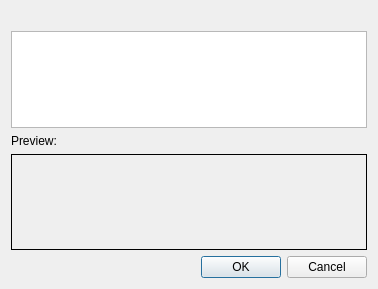
<?xml version="1.0" encoding="UTF-8"?>
<ui version="4.0">
 <class>CommentEditor</class>
 <widget class="QDialog" name="CommentEditor">
  <property name="geometry">
   <rect>
    <x>0</x>
    <y>0</y>
    <width>378</width>
    <height>289</height>
   </rect>
  </property>
  <property name="windowTitle">
   <string>Comment</string>
  </property>
  <layout class="QHBoxLayout" name="horizontalLayout">
   <item>
    <layout class="QVBoxLayout" name="verticalLayout" stretch="0,1,0,1,0">
     <item>
      <widget class="QLabel" name="labelHeader">
       <property name="text">
        <string notr="true"/>
       </property>
      </widget>
     </item>
     <item>
      <widget class="QPlainTextEdit" name="editor"/>
     </item>
     <item>
      <widget class="QLabel" name="label">
       <property name="text">
        <string>Preview:</string>
       </property>
      </widget>
     </item>
     <item>
      <widget class="QLabel" name="labelPreview">
       <property name="frameShape">
        <enum>QFrame::Shape::Box</enum>
       </property>
       <property name="text">
        <string/>
       </property>
       <property name="alignment">
        <set>Qt::AlignmentFlag::AlignLeading|Qt::AlignmentFlag::AlignLeft|Qt::AlignmentFlag::AlignTop</set>
       </property>
       <property name="wordWrap">
        <bool>true</bool>
       </property>
      </widget>
     </item>
     <item>
      <widget class="QDialogButtonBox" name="buttonBox">
       <property name="orientation">
        <enum>Qt::Orientation::Horizontal</enum>
       </property>
       <property name="standardButtons">
        <set>QDialogButtonBox::StandardButton::Cancel|QDialogButtonBox::StandardButton::Ok</set>
       </property>
      </widget>
     </item>
    </layout>
   </item>
  </layout>
 </widget>
 <resources/>
 <connections>
  <connection>
   <sender>buttonBox</sender>
   <signal>accepted()</signal>
   <receiver>CommentEditor</receiver>
   <slot>accept()</slot>
   <hints>
    <hint type="sourcelabel">
     <x>248</x>
     <y>254</y>
    </hint>
    <hint type="destinationlabel">
     <x>157</x>
     <y>274</y>
    </hint>
   </hints>
  </connection>
  <connection>
   <sender>buttonBox</sender>
   <signal>rejected()</signal>
   <receiver>CommentEditor</receiver>
   <slot>reject()</slot>
   <hints>
    <hint type="sourcelabel">
     <x>316</x>
     <y>260</y>
    </hint>
    <hint type="destinationlabel">
     <x>286</x>
     <y>274</y>
    </hint>
   </hints>
  </connection>
 </connections>
</ui>
